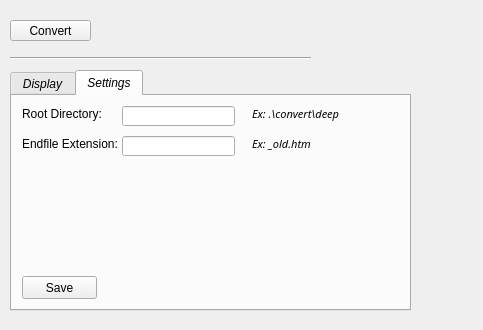
<?xml version="1.0" encoding="UTF-8"?>
<ui version="4.0">
 <class>TemplateConverter</class>
 <widget class="QWidget" name="TemplateConverter">
  <property name="geometry">
   <rect>
    <x>0</x>
    <y>0</y>
    <width>483</width>
    <height>330</height>
   </rect>
  </property>
  <property name="windowTitle">
   <string>Form</string>
  </property>
  <widget class="QPushButton" name="pushButton">
   <property name="geometry">
    <rect>
     <x>10</x>
     <y>20</y>
     <width>81</width>
     <height>21</height>
    </rect>
   </property>
   <property name="text">
    <string>Convert</string>
   </property>
  </widget>
  <widget class="Line" name="line">
   <property name="geometry">
    <rect>
     <x>10</x>
     <y>50</y>
     <width>301</width>
     <height>16</height>
    </rect>
   </property>
   <property name="orientation">
    <enum>Qt::Horizontal</enum>
   </property>
  </widget>
  <widget class="QTabWidget" name="tabWidget">
   <property name="geometry">
    <rect>
     <x>10</x>
     <y>70</y>
     <width>401</width>
     <height>241</height>
    </rect>
   </property>
   <property name="font">
    <font>
     <italic>true</italic>
    </font>
   </property>
   <property name="currentIndex">
    <number>1</number>
   </property>
   <widget class="QWidget" name="display">
    <attribute name="title">
     <string>Display</string>
    </attribute>
    <widget class="QWidget" name="gridLayoutWidget">
     <property name="geometry">
      <rect>
       <x>10</x>
       <y>30</y>
       <width>371</width>
       <height>171</height>
      </rect>
     </property>
     <layout class="QGridLayout" name="gridLayout">
      <item row="0" column="0">
       <widget class="QTextBrowser" name="textBrowser"/>
      </item>
     </layout>
    </widget>
   </widget>
   <widget class="QWidget" name="settings">
    <attribute name="title">
     <string>Settings</string>
    </attribute>
    <widget class="QLabel" name="label">
     <property name="geometry">
      <rect>
       <x>10</x>
       <y>10</y>
       <width>81</width>
       <height>16</height>
      </rect>
     </property>
     <property name="font">
      <font>
       <italic>false</italic>
      </font>
     </property>
     <property name="text">
      <string>Root Directory:</string>
     </property>
    </widget>
    <widget class="QLineEdit" name="lineEdit">
     <property name="geometry">
      <rect>
       <x>110</x>
       <y>10</y>
       <width>113</width>
       <height>20</height>
      </rect>
     </property>
    </widget>
    <widget class="QLabel" name="label_2">
     <property name="geometry">
      <rect>
       <x>240</x>
       <y>10</y>
       <width>141</width>
       <height>16</height>
      </rect>
     </property>
     <property name="font">
      <font>
       <family>Arial Rounded MT Bold</family>
       <pointsize>8</pointsize>
       <italic>true</italic>
      </font>
     </property>
     <property name="text">
      <string>Ex: .\convert\deep</string>
     </property>
    </widget>
    <widget class="QLabel" name="label_3">
     <property name="geometry">
      <rect>
       <x>10</x>
       <y>40</y>
       <width>101</width>
       <height>16</height>
      </rect>
     </property>
     <property name="font">
      <font>
       <italic>false</italic>
      </font>
     </property>
     <property name="text">
      <string>Endfile Extension:</string>
     </property>
    </widget>
    <widget class="QLineEdit" name="lineEdit_2">
     <property name="geometry">
      <rect>
       <x>110</x>
       <y>40</y>
       <width>113</width>
       <height>20</height>
      </rect>
     </property>
    </widget>
    <widget class="QLabel" name="label_4">
     <property name="geometry">
      <rect>
       <x>240</x>
       <y>40</y>
       <width>141</width>
       <height>16</height>
      </rect>
     </property>
     <property name="font">
      <font>
       <family>Arial Rounded MT Bold</family>
       <pointsize>8</pointsize>
       <italic>true</italic>
      </font>
     </property>
     <property name="text">
      <string>Ex: _old.htm</string>
     </property>
    </widget>
    <widget class="QPushButton" name="pushButton_2">
     <property name="geometry">
      <rect>
       <x>10</x>
       <y>180</y>
       <width>75</width>
       <height>23</height>
      </rect>
     </property>
     <property name="font">
      <font>
       <italic>false</italic>
      </font>
     </property>
     <property name="text">
      <string>Save</string>
     </property>
    </widget>
   </widget>
  </widget>
 </widget>
 <resources/>
 <connections>
  <connection>
   <sender>pushButton_2</sender>
   <signal>clicked()</signal>
   <receiver>TemplateConverter</receiver>
   <slot>slot3()</slot>
   <hints>
    <hint type="sourcelabel">
     <x>42</x>
     <y>282</y>
    </hint>
    <hint type="destinationlabel">
     <x>451</x>
     <y>256</y>
    </hint>
   </hints>
  </connection>
 </connections>
 <slots>
  <slot>slot1()</slot>
  <slot>slot2()</slot>
  <slot>slot3()</slot>
 </slots>
</ui>
